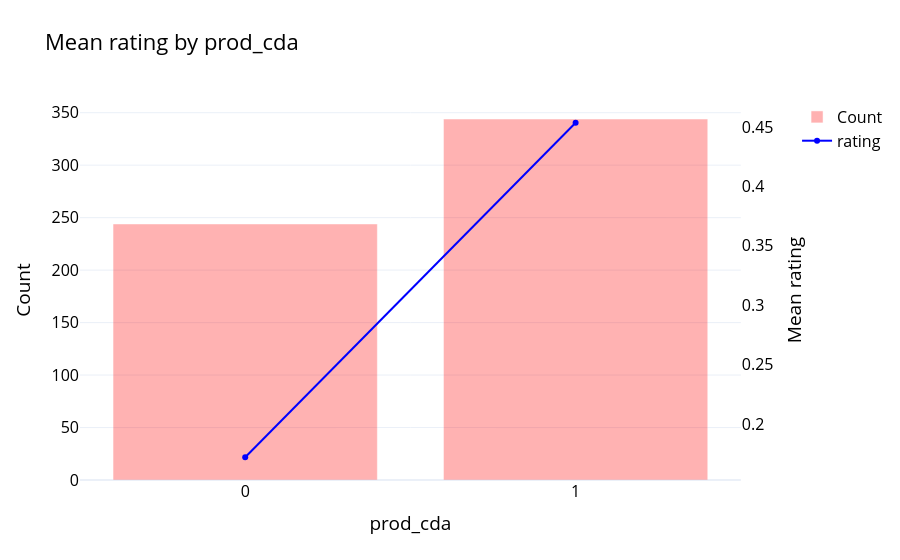

Write notebook code for a chart like this one.
### Markdown cell above
## prod_cda
Binary indicator for chequing account

### Code cell
eda(df, "rating", "prod_cda")

### Figure 1 — Plotly figure (JSON) as saved in the notebook; plotly's stock layout.template omitted (floating-point values rounded to 4 significant figures)
{"data": [{"marker": {"color": "red"}, "name": "Count", "opacity": 0.3, "type": "bar", "x": ["0", "1"], "y": [244, 344]}, {"line": {"color": "blue"}, "mode": "lines+markers", "name": "rating", "type": "scatter", "x": ["0", "1"], "xaxis": "x", "y": [0.1721, 0.4535], "yaxis": "y2"}], "layout": {"font": {"color": "black", "size": 16}, "title": {"text": "Mean rating by prod_cda"}, "xaxis": {"anchor": "y", "domain": [0.0, 0.94], "title": {"text": "prod_cda"}, "type": "category"}, "yaxis": {"anchor": "x", "domain": [0.0, 1.0], "title": {"text": "Count"}}, "yaxis2": {"anchor": "x", "overlaying": "y", "showgrid": false, "side": "right", "tickmode": "auto", "title": {"text": "Mean rating"}}}}
